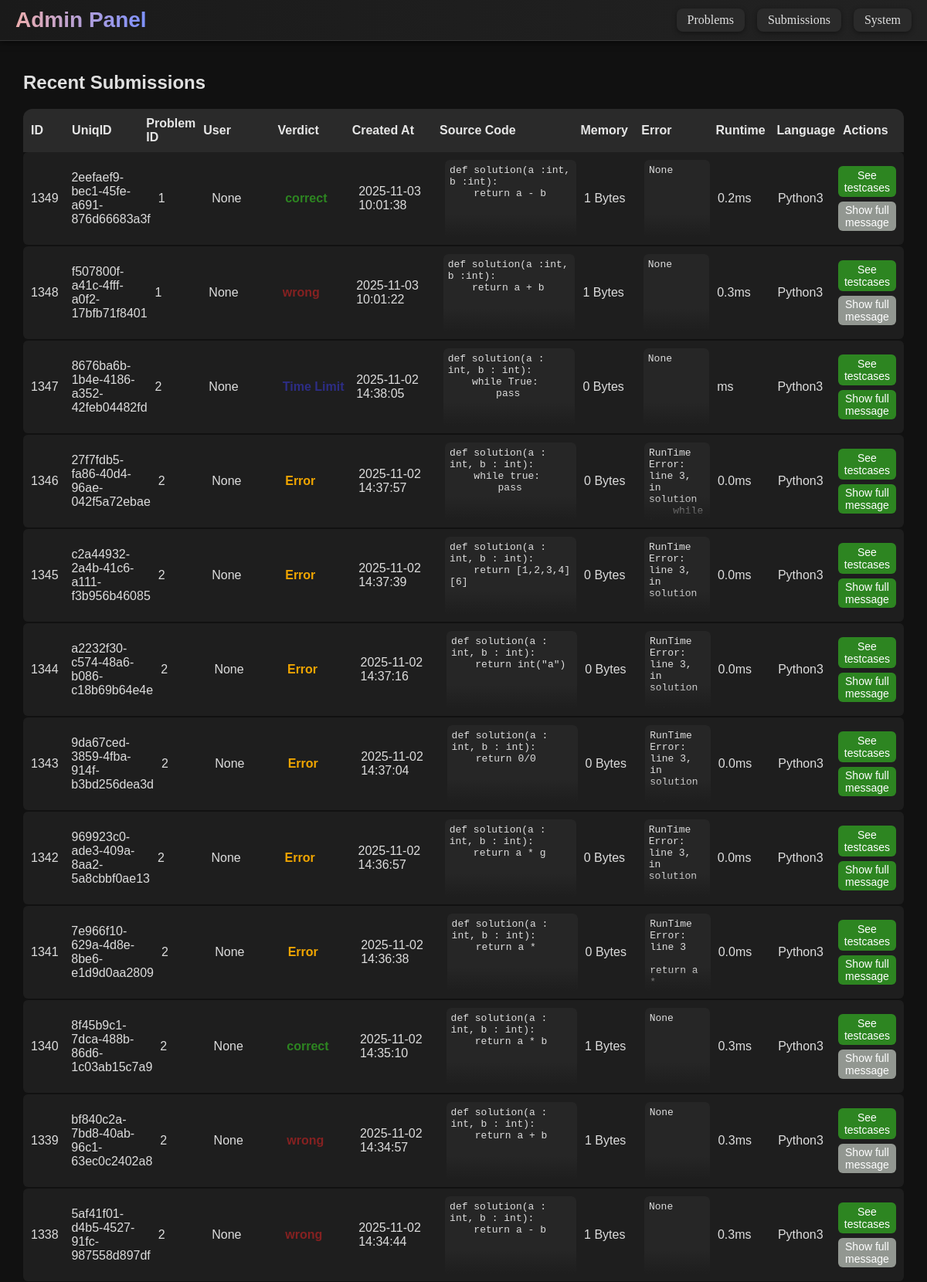
The page /admin/submissions (signed in, upper part) on the database its author committed.
### tables this page shows
CREATE TABLE submissions (subID INTEGER PRIMARY KEY AUTOINCREMENT, code TEXT NOT NULL, runtime FLOAT, memory INT, subTime TIMESTAMP DEFAULT CURRENT_TIMESTAMP, status VARCHAR(50) DEFAULT "Pending", problem_id INT NOT NULL REFERENCES problems(problem_id) ON DELETE CASCADE, language VARCHAR(50) DEFAULT "Python3", userID DEFAULT NULL, UniqID varchar(45), error TEXT default None);

### run.py (the view)
@app.route('/admin/submissions')
@admin_required
def adminSubmissions():
    conn = get_db_connection()
    submissions = conn.execute('SELECT * FROM submissions ORDER BY subTime DESC').fetchall()
    conn.close()
    submissions = [dict(row) for row in submissions]
    return render_template('admin/adminSub.html', submissions=submissions)

### run.py (called while the page is built)
def make_user_object(row):
    if not row:
        return None
    user_obj = type("UserObj", (), {})()
    for key in row.keys():
        setattr(user_obj, key, row[key])
    user_obj.get_id = lambda: str(user_obj.id)
    user_obj.is_authenticated = property(lambda self: True)
    user_obj.is_active = property(lambda self: True)
    user_obj.is_anonymous = property(lambda self: False)
    return user_obj

def admin_required(f):
    @wraps(f)
    @login_required
    def decorated_function(*args, **kwargs):
        if not getattr(current_user, "is_admin", 0):
            flash("Admin access only!", "danger")
            return redirect(url_for("index"))
        return f(*args, **kwargs)
    return decorated_function

@app.before_request
def require_admin_for_admin_prefix():
    if request.path.startswith("/admin"):
        if not current_user.is_authenticated:
            return redirect(url_for("login", next=request.path))
        if not getattr(current_user, "is_admin", 0):
            flash("Admin access only!", "danger")
            return redirect(url_for("index"))

def get_db_connection():
    conn = sqlite3.connect(DB_PATH)
    conn.row_factory = sqlite3.Row
    return conn

@login_manager.user_loader
def load_user(user_id):
    conn = get_db_connection()
    row = conn.execute("SELECT * FROM users WHERE id=?", (user_id,)).fetchone()
    conn.close()
    return make_user_object(row)

### templates/admin/adminSub.html (shortened to what this page needs)
{% extends "admin/admin.html" %}
{% block content %}
<div id="submission-container">
    <h2>Recent Submissions</h2>
    <div id="submission-header">
        <div class="sub-ID">ID</div>
        <div class="sub-uniq">UniqID</div>
        <div class="sub-prob">Problem ID</div>
        <div class="sub-user">User</div>
        <div class="sub-verdict">Verdict</div>
        <div class="sub-time">Created At</div>
        <div class="sub-code">Source Code</div>
        <div class="sub-memory">Memory</div>
        <div class="sub-error">Error</div>
        <div class="sub-runtime">Runtime</div>
        <div class="sub-lang">Language</div>
        <div class="sub-tc">Actions</div>
    </div>
    {% for s in submissions %}
    <div class="submission-row" id="row-{{ s.subID }}">
        <div class="sub-ID">{{ s.subID }}</div>
        <div class="sub-uniq">{{ s.UniqID }}</div>
        <div class="sub-prob">{{ s.problem_id }}</div>
        <div class="sub-user">{{ s.userID }}</div>
        <div class="sub-verdict verdict-{{ s.status|lower|replace(' ', '-') }}">{{ s.status }}</div>
        <div class="sub-time">{{ s.subTime }}</div>
        <div class="sub-code">
            <pre>{{ s.code }}</pre>
        </div>
        <div class="sub-memory">{{ s.memory }} Bytes</div>
        <div class="sub-error">
            <pre>{{ s.error }}</pre>
        </div>
        <div class="sub-runtime">{{ s.runtime }}ms</div>
        <div class="sub-lang">{{ s.language }}</div>
        <div>
            <div class="sub-tc"><a href="{{ url_for('admin_SubTC', subId=s.UniqID) }}">See testcases</a></div>
            {% if s.error|length > 10 or s.code|length > 50 %}
            <button class="expand-btn" onclick="toggleDropdown('{{ s.subID }}', this)">Show full message</button>
            {% else %}
            <button class="dis-expand-btn">Show full message</button>
            {% endif %}
        </div>
    </div>
    {% endfor %}
</div>
{% endblock %}

### templates/admin/adminSub.html (style rules this page uses)
#submission-container { max-width: 95%; margin: 20px auto; font-family: 'Lucida Sans', sans-serif; overflow-x: auto; }
#submission-header { display: grid; grid-template-columns: 0.5fr 1fr 0.7fr 1fr 1fr 1.2fr 2fr 0.8fr 1fr 0.8fr 0.8fr 0.8fr; align-items: center; padding: 10px; gap: 10px; background-color: #2a2a2a; color: #e6e6e6; font-weight: bold; border-radius: 12px 12px 0 0; }
.submission-row { display: grid; grid-template-columns: 0.5fr 1fr 0.7fr 1fr 1fr 1.2fr 2fr 0.8fr 1fr 0.8fr 0.8fr 0.8fr; gap: 10px; background-color: #1e1e1e; color: #ddd; margin-bottom: 2px; border-radius: 6px; padding: 10px; transition: all 0.3s ease; align-items: center; }
.submission-row .sub-code, .submission-row .sub-error { position: relative; max-height: 100px; overflow: hidden; border-radius: 6px; }
.submission-row .sub-code pre, .submission-row .sub-error pre { margin: 0; font-size: 13px; background-color: #262626; padding: 6px; border-radius: 6px; overflow-x: auto; white-space: pre-wrap; word-break: break-word; height: 99999px; }
.submission-row .sub-code::after, .submission-row .sub-error::after { content: ''; position: absolute; bottom: 0; left: 0; width: 100%; height: 30px; background: linear-gradient(to bottom, rgba(30, 30, 30, 0) 0%, rgba(30, 30, 30, 1) 100%); pointer-events: none; }
.verdict-correct { color: #2d8521; font-weight: bold; }
.verdict-wrong { color: #852121; font-weight: bold; }
.verdict-error { color: #f0a500; font-weight: bold; }
.verdict-time-limit { color: #2d2d85; font-weight: bold; }
.sub-tc a { background-color: #2d8521; color: #fff; padding: 4px 8px; border-radius: 6px; text-decoration: none; font-size: 14px; display: inline-block; text-align: center; }
.expand-btn { background-color: #2d8521; color: #fff; border: none; border-radius: 6px; padding: 3px 8px; font-size: 14px; cursor: pointer; grid-column: 1 / -1; margin-top: 6px; }
.dis-expand-btn { background-color: #929791; color: #fff; border: none; border-radius: 6px; padding: 3px 8px; font-size: 14px; cursor: pointer; grid-column: 1 / -1; margin-top: 6px; }

### templates/admin/admin.html (style rules this page uses)
body { background-color: #111111; color: #e0e0e0; margin: 0; }
a { text-decoration: none !important; }

### rows shown on the page
submissions: subID "1349", UniqID "2eefaef9-bec1-45fe-a691-876d66683a3f", problem_id "1", userID "None", status "correct", subTime "2025-11-03 10:01:38", code "def solution(a :int, b :int): return a - b", memory "1", error "None", runtime "0.2", language "Python3", shows "Show full message"
submissions: subID "1348", UniqID "f507800f-a41c-4fff-a0f2-17bfb71f8401", problem_id "1", userID "None", status "wrong", subTime "2025-11-03 10:01:22", code "def solution(a :int, b :int): return a + b", memory "1", error "None", runtime "0.3", language "Python3", shows "Show full message"
submissions: subID "1347", UniqID "8676ba6b-1b4e-4186-a352-42feb04482fd", problem_id "2", userID "None", status "Time Limit", subTime "2025-11-02 14:38:05", code "def solution(a : int, b : int): while True: pass", memory "0", error "None", language "Python3"
submissions: subID "1346", UniqID "27f7fdb5-fa86-40d4-96ae-042f5a72ebae", problem_id "2", userID "None", status "Error", subTime "2025-11-02 14:37:57", code "def solution(a : int, b : int): while true: pass", memory "0", error "RunTime Error: line 3, in solution while…", runtime "0.0", language "Python3"
submissions: subID "1345", UniqID "c2a44932-2a4b-41c6-a111-f3b956b46085", problem_id "2", userID "None", status "Error", subTime "2025-11-02 14:37:39", code "def solution(a : int, b : int): return [1,2,3,4][6]", memory "0", error "RunTime Error: line 3, in solution…", runtime "0.0", language "Python3"
submissions: subID "1344", UniqID "a2232f30-c574-48a6-b086-c18b69b64e4e", problem_id "2", userID "None", status "Error", subTime "2025-11-02 14:37:16", code "def solution(a : int, b : int): return int(\"a\")", memory "0", error "RunTime Error: line 3, in solution…", runtime "0.0", language "Python3"
submissions: subID "1343", UniqID "9da67ced-3859-4fba-914f-b3bd256dea3d", problem_id "2", userID "None", status "Error", subTime "2025-11-02 14:37:04", code "def solution(a : int, b : int): return 0/0", memory "0", error "RunTime Error: line 3, in solution…", runtime "0.0", language "Python3"
submissions: subID "1342", UniqID "969923c0-ade3-409a-8aa2-5a8cbbf0ae13", problem_id "2", userID "None", status "Error", subTime "2025-11-02 14:36:57", code "def solution(a : int, b : int): return a * g", memory "0", error "RunTime Error: line 3, in solution…", runtime "0.0", language "Python3"
submissions: subID "1341", UniqID "7e966f10-629a-4d8e-8be6-e1d9d0aa2809", problem_id "2", userID "None", status "Error", subTime "2025-11-02 14:36:38", code "def solution(a : int, b : int): return a *", memory "0", error "RunTime Error: line 3 return a *…", runtime "0.0", language "Python3"
submissions: subID "1340", UniqID "8f45b9c1-7dca-488b-86d6-1c03ab15c7a9", problem_id "2", userID "None", status "correct", subTime "2025-11-02 14:35:10", code "def solution(a : int, b : int): return a * b", memory "1", error "None", runtime "0.3", language "Python3", shows "Show full message"
submissions: subID "1339", UniqID "bf840c2a-7bd8-40ab-96c1-63ec0c2402a8", problem_id "2", userID "None", status "wrong", subTime "2025-11-02 14:34:57", code "def solution(a : int, b : int): return a + b", memory "1", error "None", runtime "0.3", language "Python3", shows "Show full message"
submissions: subID "1338", UniqID "5af41f01-d4b5-4527-91fc-987558d897df", problem_id "2", userID "None", status "wrong", subTime "2025-11-02 14:34:44", code "def solution(a : int, b : int): return a - b", memory "1", error "None", runtime "0.3", language "Python3", shows "Show full message"
